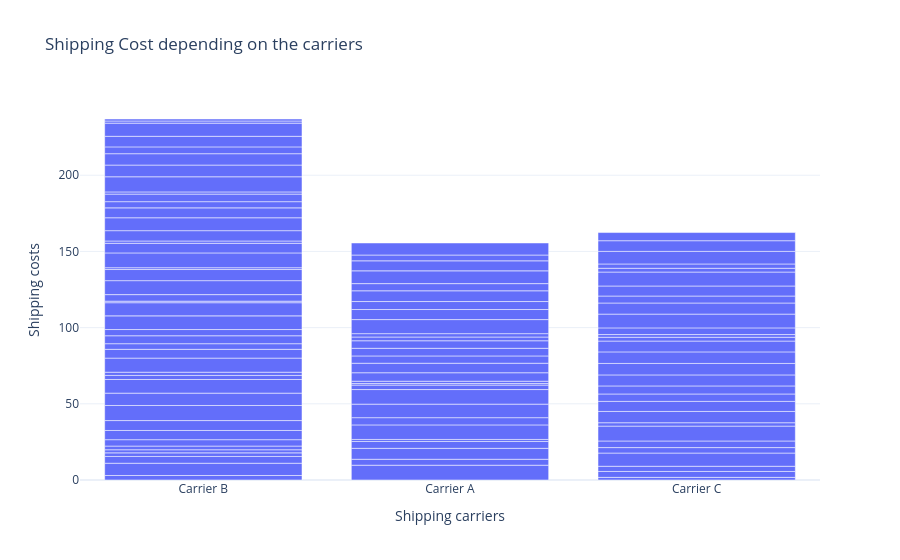

The notebook cell this image was saved under:
### Code cell
# Now let’s analyze the shipping cost of Carriers
fig6 = px.bar(data, x='Shipping carriers',y='Shipping costs', title='Shipping Cost depending on the carriers')
fig6.show()

### Figure 1 — Plotly figure (JSON) as saved in the notebook; plotly's stock layout.template omitted (floating-point values rounded to 4 significant figures)
{"data": [{"alignmentgroup": "True", "hovertemplate": "Shipping carriers=%{x}<br>Shipping costs=%{y}<extra></extra>", "legendgroup": "", "marker": {"color": "#636efa", "pattern": {"shape": ""}}, "name": "", "offsetgroup": "", "orientation": "v", "showlegend": false, "textposition": "auto", "type": "bar", "x": ["Carrier B", "Carrier A", "Carrier B", "Carrier C", "Carrier A", "Carrier B", "Carrier C", "Carrier B", "Carrier C", "Carrier A", "Carrier C", "Carrier A", "Carrier A", "Carrier A", "Carrier B", "Carrier B", "Carrier B", "Carrier C", "Carrier C", "Carrier A", "Carrier A", "Carrier B", "Carrier A", "Carrier A", "Carrier C", "Carrier C", "Carrier B", "Carrier C", "Carrier B", "Carrier B", "Carrier B", "Carrier B", "Carrier C", "Carrier C", "Carrier A", "Carrier C", "Carrier B", "Carrier A", "Carrier B", "Carrier A", "Carrier C", "Carrier B", "Carrier C", "Carrier B", "Carrier C", "Carrier B", "Carrier B", "Carrier B", "Carrier C", "Carrier C", "Carrier A", "Carrier A", "Carrier B", "Carrier B", "Carrier B", "Carrier A", "Carrier C", "Carrier B", "Carrier A", "Carrier B", "Carrier C", "Carrier C", "Carrier C", "Carrier A", "Carrier C", "Carrier C", "Carrier A", "Carrier C", "Carrier B", "Carrier B", "Carrier B", "Carrier A", "Carrier A", "Carrier B", "Carrier A", "Carrier C", "Carrier A", "Carrier B", "Carrier B", "Carrier B", "Carrier C", "Carrier B", "Carrier A", "Carrier B", "Carrier A", "Carrier C", "Carrier B", "Carrier A", "Carrier A", "Carrier B", "Carrier B", "Carrier B", "Carrier B", "Carrier C", "Carrier B", "Carrier B", "Carrier C", "Carrier A", "Carrier B", "Carrier B"], "xaxis": "x", "y": [2.957, 9.717, 8.054, 1.73, 3.891, 4.444, 3.881, 2.348, 3.405, 7.167, 8.673, 4.524, 1.325, 9.537, 2.04, 2.422, 4.191, 3.585, 4.339, 4.743, 8.878, 6.038, 9.568, 2.925, 9.741, 2.231, 6.508, 7.407, 9.898, 8.101, 8.955, 2.68, 6.599, 4.858, 1.019, 5.288, 2.108, 1.533, 9.236, 5.563, 7.23, 5.773, 7.526, 3.694, 7.577, 5.215, 4.071, 8.979, 7.096, 2.506, 6.248, 4.783, 8.631, 1.013, 4.305, 5.014, 1.774, 9.161, 4.938, 7.294, 4.381, 9.03, 7.292, 2.458, 4.585, 6.581, 2.216, 9.148, 1.194, 9.705, 6.316, 9.228, 6.6, 1.513, 5.238, 2.474, 7.055, 6.781, 8.467, 6.496, 2.833, 4.066, 4.708, 4.95, 8.382, 8.249, 1.454, 6.576, 3.801, 9.93, 7.674, 7.472, 4.47, 7.006, 6.943, 8.63, 5.353, 7.905, 1.41, 1.311], "yaxis": "y"}], "layout": {"barmode": "relative", "legend": {"tracegroupgap": 0}, "title": {"text": "Shipping Cost depending on the carriers"}, "xaxis": {"anchor": "y", "domain": [0, 1], "title": {"text": "Shipping carriers"}}, "yaxis": {"anchor": "x", "domain": [0, 1], "title": {"text": "Shipping costs"}}}}
